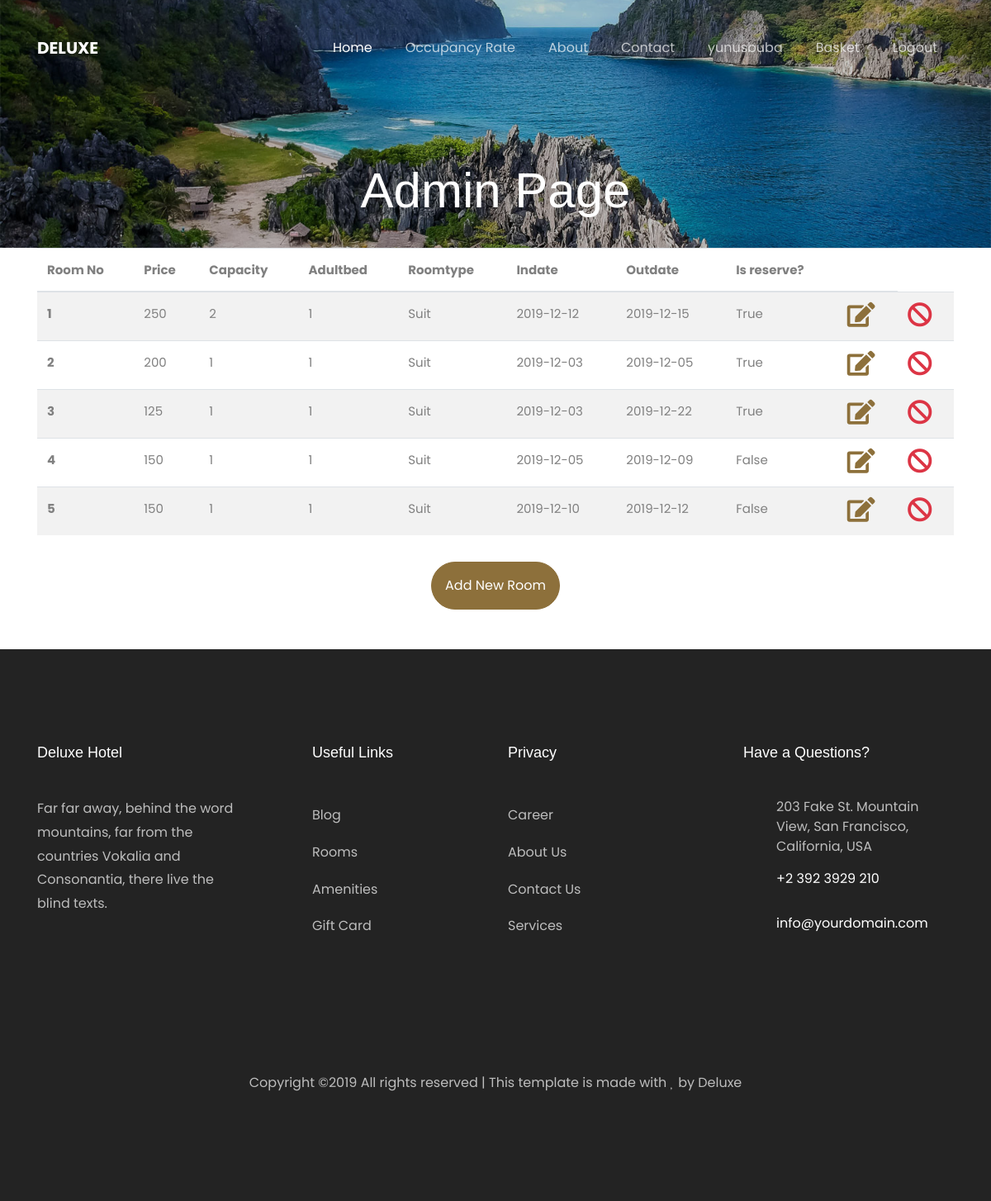
/adminlist (signed in), run on the app's committed database.
### app.py (models this page shows)
class User(UserMixin,db.Model):
    id = db.Column(db.Integer,primary_key=True)
    username = db.Column(db.String(),unique=True)
    email = db.Column(db.String())
    password = db.Column(db.String())
    reservations= db.relationship('Reservation',backref='user')
    bonus = db.Column(db.Integer)

class Room(db.Model):
    roomno = db.Column(db.Integer, primary_key=True)
    price = db.Column(db.Integer)
    capacity = db.Column(db.Integer)
    floorno = db.Column(db.Integer)
    childbed = db.Column(db.Integer)
    adultbed = db.Column(db.Integer)
    roomtype = db.Column(db.String(255))
    inDate = db.Column(db.Date)
    outDate=db.Column(db.Date)
    isreserve = db.Column('is_reserve',db.Boolean)
    reservations = db.relationship('Reservation',backref='room')

### app.py (the view)
@app.route('/adminlist')
@login_required
def adminList():
    rooms = Room.query.all()
    return render_template('admin-list.html',rooms=rooms)

### app.py (called while the page is built)
@login_manager.user_loader
def load_user(user_id):
    return User.query.get(int(user_id))

### templates/admin-list.html
{% extends "layout.html" %}
{% block content %}
<div class="hero-wrap" style="background-image: url({{url_for('static',filename='images/bg_1.jpg')}});">
      <div class="overlay"></div>
      <div class="container">
        <div class="row no-gutters slider-text d-flex align-itemd-end justify-content-center">
          <div class="col-md-9 ftco-animate text-center d-flex align-items-end justify-content-center">
          	<div class="text">
	            <h1 class="mb-4 bread">Admin Page</h1>
            </div>
          </div>
        </div>
      </div>
    </div>
    <div class="container">
        <div class="row">
            <div class="col-12">
                <table class="table table-striped">
                        <thead>
                            <tr>
                                <th scope="col">Room No</th>
                                <th scope="col">Price</th>
                                <th scope="col">Capacity</th>
                                <th scope="col">Adultbed</th>
                                <th scope="col">Roomtype</th>
                                <th scope="col">Indate</th>
                                <th scope="col">Outdate</th>
                                <th scope="col">Is reserve?</th>
                                <th></th>
                            </tr>
                        </thead>
                    <tbody>
                {% for room in rooms %}
                            <tr>
                                <th scope="row">{{room.roomno}}</th>
                                <td>{{room.price}}</td>
                                <td>{{room.capacity}}</td>
                                <td>{{room.adultbed}}</td>
                                <td>{{room.roomtype}}</td>
                                <td>{{room.inDate}}</td>
                                <td>{{room.outDate}}</td>
                                <td>{{room.isreserve}}</td>
                                <td><a class="btn-custom" href="{{url_for('getupdateroom',roomno = room.roomno)}}"><i class="fa fa-2x fa-edit"></i></a></td>
                                <td><a class="btn-custom" href="{{url_for('deleteroom',roomno=room.roomno)}}"><i class="fa fa-2x fa-ban text-danger"></i></a></td>
                            </tr>
                {% endfor %}
                </tbody>
                </table>
                <div class="row text-center">
                    <div class="col-12 justify-content-center">
                        <a href="admin" class="btn btn-primary mt-3 mb-5 p-3">Add New Room</a>
                    </div>
                </div>
            </div>
        </div>
    </div>
{% endblock content %}

### templates/layout.html (shortened to what this page needs)
<!DOCTYPE html>
<html lang="en">
  <head>
    <link rel="stylesheet" href="https://cdnjs.cloudflare.com/ajax/libs/font-awesome/5.11.2/css/all.css">
    <link rel="stylesheet" href="{{url_for('static', filename='css/open-iconic-bootstrap.min.css')}}">
    <link rel="stylesheet" href="{{url_for('static', filename='css/animate.css')}}">
    <link rel="stylesheet" href="{{url_for('static', filename='css/owl.carousel.min.css')}}">
    <link rel="stylesheet" href="{{url_for('static', filename='css/owl.theme.default.min.css')}}">
    <link rel="stylesheet" href="{{url_for('static', filename='css/magnific-popup.css')}}" >
    <link rel="stylesheet" href="{{url_for('static', filename='css/aos.css')}}">
    <link rel="stylesheet" href="{{url_for('static', filename='css/ionicons.min.css')}}">
    <link rel="stylesheet" href="{{url_for('static', filename='css/bootstrap-datepicker.css')}}">
    <link rel="stylesheet" href="{{url_for('static', filename='css/jquery.timepicker.css')}}">
    <link rel="stylesheet" href="{{url_for('static', filename='css/flaticon.css')}}">
    <link rel="stylesheet" href="{{url_for('static', filename='css/icomoon.css')}}">
    <link rel="stylesheet" href="{{url_for('static', filename='css/style.css')}}">
  </head>
  <body>
    <nav class="navbar navbar-expand-lg navbar-dark ftco_navbar bg-dark ftco-navbar-light" id="ftco-navbar">
	    <div class="container">
	      <a class="navbar-brand" href="/">Deluxe</a>
	      <div class="collapse navbar-collapse" id="ftco-nav">
	        <ul class="navbar-nav ml-auto">
            <li class="nav-item active"><a href="/" class="nav-link">Home</a></li>
            <li class="nav-item">
              <a href="/rate" class="nav-link">Occupancy Rate</a></li>
	          <li class="nav-item"><a href="about" class="nav-link">About</a></li>
	          <li class="nav-item"><a href="contact" class="nav-link">Contact</a></li>
            {% if current_user.is_authenticated %}
              <li class="nav-item">
                {% if current_user.username=="Admin" %}
                <a class="nav-link" href="/adminlist">{{current_user.username}}</a>
                {% else %}
                <a class="nav-link" href="/reservations">{{current_user.username}}</a>
                {% endif %}
              </li>
              <li class="nav-item">
                <a class="nav-link" href="/listbasket">Basket</a>
              </li>
              <li class="nav-item">
                <a class="nav-link" href="/logout">Logout</a>
              </li>
              {% else %}
              <li class="nav-item"><a class="nav-link" href="/login">Login</a></li>
              <li class="nav-item"><a class="nav-link" href="/register">Register</a></li>
            {% endif %}
	        </ul>
	      </div>
	    </div>
	  </nav>
{% block content %}
{% endblock %}
    <footer class="ftco-footer ftco-bg-dark ftco-section">
      <div class="container">
        <div class="row mb-5">
          <div class="col-md">
            <div class="ftco-footer-widget mb-4">
              <h2 class="ftco-heading-2">Deluxe Hotel</h2>
              <p>Far far away, behind the word mountains, far from the countries Vokalia and Consonantia, there live the blind texts.</p>
              <ul class="ftco-footer-social list-unstyled float-md-left float-lft mt-5">
              </ul>
            </div>
          </div>
          <div class="col-md">
            <div class="ftco-footer-widget mb-4 ml-md-5">
              <h2 class="ftco-heading-2">Useful Links</h2>
              <ul class="list-unstyled">
                <li><a href="#" class="py-2 d-block">Blog</a></li>
                <li><a href="#" class="py-2 d-block">Rooms</a></li>
                <li><a href="#" class="py-2 d-block">Amenities</a></li>
                <li><a href="#" class="py-2 d-block">Gift Card</a></li>
              </ul>
            </div>
          </div>
          <div class="col-md">
             <div class="ftco-footer-widget mb-4">
              <h2 class="ftco-heading-2">Privacy</h2>
              <ul class="list-unstyled">
                <li><a href="#" class="py-2 d-block">Career</a></li>
                <li><a href="#" class="py-2 d-block">About Us</a></li>
                <li><a href="#" class="py-2 d-block">Contact Us</a></li>
                <li><a href="#" class="py-2 d-block">Services</a></li>
              </ul>
            </div>
          </div>
          <div class="col-md">
            <div class="ftco-footer-widget mb-4">
            	<h2 class="ftco-heading-2">Have a Questions?</h2>
            	<div class="block-23 mb-3">
	              <ul>
	                <li><span class="icon icon-map-marker"></span><span class="text">203 Fake St. Mountain View, San Francisco, California, USA</span></li>
	                <li><a href="#"><span class="icon icon-phone"></span><span class="text">+2 392 3929 210</span></a></li>
	                <li><a href="#"><span class="icon icon-envelope"></span><span class="text">info@yourdomain.com</span></a></li>
	              </ul>
	            </div>
            </div>
          </div>
        </div>
        <div class="row">
          <div class="col-md-12 text-center">
            <p>
  Copyright &copy;<script>document.write(new Date().getFullYear());</script> All rights reserved | This template is made with <i class="icon-heart color-danger" aria-hidden="true"></i> by Deluxe
  </p>
          </div>
        </div>
      </div>
    </footer>
  </body>
</html>

### static/css/icomoon.css (style rules this page uses)
[class^="icon-"], [class*=" icon-"] { font-family: 'icomoon' !important; speak: none; font-style: normal; font-weight: normal; font-variant: normal; text-transform: none; line-height: 1; -webkit-font-smoothing: antialiased; -moz-osx-font-smoothing: grayscale; }
.icon-heart:before { content: "\f004"; }
.icon-map-marker:before { content: "\f041"; }
.icon-phone:before { content: "\f095"; }
.icon-envelope:before { content: "\f0e0"; }

### data on the page
User: username "yunusbuba"
Room: roomno "1", price "250", capacity "2", adultbed "1", roomtype "Suit", inDate "2019-12-12", outDate "2019-12-15", isreserve "True"
Room: roomno "2", price "200", capacity "1", adultbed "1", roomtype "Suit", inDate "2019-12-03", outDate "2019-12-05", isreserve "True"
Room: roomno "3", price "125", capacity "1", adultbed "1", roomtype "Suit", inDate "2019-12-03", outDate "2019-12-22", isreserve "True"
Room: roomno "4", price "150", capacity "1", adultbed "1", roomtype "Suit", inDate "2019-12-05", outDate "2019-12-09", isreserve "False"
Room: roomno "5", price "150", capacity "1", adultbed "1", roomtype "Suit", inDate "2019-12-10", outDate "2019-12-12", isreserve "False"
